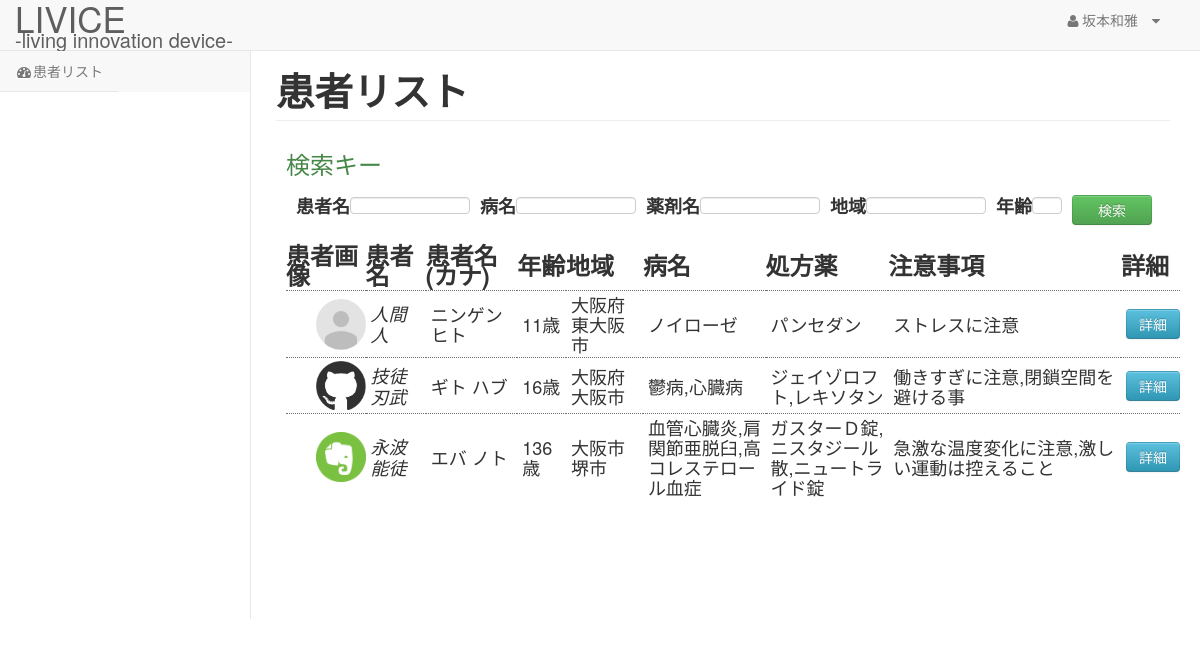
Page /index.php/hospital/patient_list on the committed database.
### tables this page shows
CREATE TABLE "patient" (
	"id" INTEGER PRIMARY KEY AUTOINCREMENT,
	"patient_number" TEXT NOT NULL,
	"image" TEXT NOT NULL,
	"age" TEXT NOT NULL,
	"name" TEXT NOT NULL,
	"name_kana" TEXT NOT NULL,
	"area" TEXT NOT NULL,
	"disease" TEXT NOT NULL,
	"medicine" TEXT NOT NULL,
	"caution" TEXT NOT NULL,
	"advice" TEXT NOT NULL,
	"generic_drug" TEXT NOT NULL,
	"health_food" TEXT NOT NULL,
	"data_heartbeat" TEXT NOT NULL,
	"data_blood" TEXT NOT NULL,
	"data_body_temperature" TEXT NOT NULL
);

### application/helpers/common_layout_helper.php (called while the page is built)
<?php
if ( ! function_exists('hospital_common_view'))
{
    function hospital_common_view($body, $data)
    {
      $CI = get_instance();
      $layout_data['content_header'] = $CI->load->view('common/hospital/dashboard_layout_header', array(), true);
      $layout_data['content_body'] = $CI->load->view($body, $data, true);
      $layout_data['content_footer'] = $CI->load->view('common/hospital/dashboard_layout_footer', array(), true);
      $layout_data = array_merge($layout_data, $data);
      $CI->load->view('common/hospital/dashboard_layout_main', $layout_data);
    }
}
?>

### application/controllers/Hospital.php (called while the page is built, shortened)
<?php
class Hospital extends CI_Controller {
	public function patient_list(){
		$data = array(
			'page_title' => '患者リスト',
			'meta_title'=> 'patient_list',
		);
		if(!isset($_POST['search_submit'])){
			$data['patient_list'] = $this->Patient->get_all_data();
			$conditions = array(
				'search_patient' => '',
				'search_disease' => '',
				'search_medicine' => '',
				'search_area' => '',
				'search_age' => '',
			);
			$data['search_key'] = $conditions;
		}
		hospital_common_view('hospital/hospital_patient_list_clone', $data);
	}
}

### index.php (called while the page is built, shortened)
<?php
require_once BASEPATH.'core/CodeIgniter.php';

### application/models/patient_model.php (called while the page is built, shortened)
<?php
class Patient_model extends CI_Model {
    function get_all_data(){
        $query = $this->db->get('patient');
        return $query->result();
    }
}
?>

### application/views/hospital/hospital_patient_list_clone.php (the view, shortened to what this page needs)
<link type="text/css"  href="<?= base_url(); ?>assets/css/jquery.bxslider.css" rel="stylesheet">
<link rel="stylesheet" type="text/css" href="<?= base_url(); ?>assets/css/bootstrap.min.css" >
<div id="wrapper">
	<div id="search">
		<?php
			$param_search_patient = array(
				'id' => 'search_patient',
				'class' => '',
				'name'  => 'search_patient',
				'value' => $search_key['search_patient'] ?: '',
			);
			$param_search_disease = array(
				'id' => 'search_disease',
				'class' => '',
				'name'  => 'search_disease',
				'value' => $search_key['search_disease'] ?: '',
			);
			$param_search_medicine = array(
				'id' => 'search_medicine',
				'class' => '',
				'name'  => 'search_medicine',
				'value' => $search_key['search_medicine'] ?: '',
			);
			$param_search_area = array(
				'id' => 'search_area',
				'class' => '',
				'name'  => 'search_area',
				'value' => $search_key['search_area'] ?: '',
			);
			$param_search_age = array(
				'id' => 'search_age',
				'class' => '',
				'name'  => 'search_age',
				'value' => $search_key['search_age'] ?: '',
			);
			$param_search_submit = array(
				'id' => 'search_submit',
				'class' => 'btn btn-success',
				'name'  => 'search_submit',
        'value' => '検索',
			);
		?>
		<?= form_open('hospital/patient_list/'); ?>
		<h3 class="h3 text-success">検索キー</h3>
		<table class="table2">
			<tr>
				<th>患者名</th>
				<td><?= form_input($param_search_patient); ?></td>
			</tr>
			<tr>
				<th>病名</th>
				<td><?= form_input($param_search_disease); ?></td>
			</tr>
			<tr>
				<th>薬剤名</th>
				<td><?= form_input($param_search_medicine); ?></td>
			</tr>
			<tr>
				<th>地域</th>
				<td><?= form_input($param_search_area); ?></td>
			</tr>
			<tr>
				<th>年齢</th>
				<td><?= form_input($param_search_age); ?></td>
			</tr>
			<tr>
				<td><div class="serch"><?= form_submit($param_search_submit); ?></div>
					<?= form_close(); ?>
	</div>
	<div id="list_area">
		<table id="patient_list" class="table1">
			<thead>
				<th style="width:120px;">患者画像</th>
				<th style="width:90px;">患者名</th>
				<th style="width:140px;">患者名(カナ)</th>
				<th style="width:60px;">年齢</th>
				<th style="width:120px;">地域</th>
				<th style="width:200px;">病名</th>
				<th style="width:200px;">処方薬</th>
				<th style="width:400px;">注意事項</th>
				<th>詳細</th>
			</thead>
			<tbody>
			<?php foreach ($patient_list as $patient) { ?>
				<?php
					$param_submit = array(
						'id' => 'sub_'.$patient->id,
						'class' => 'btn btn-info',
						'name'  => 'sub',
		        'value' => '詳細',
					);
				?>
				<?= form_open('hospital/patient_details/'.$patient->id); ?>
				<tr>
					<td><img style="margin-left:25px;" width="50px" src="<?= base_url(); ?>assets/img/<?= $patient->image; ?>"></td>
					<td><var class="notflash"><?= str_replace(',', ' ', $patient->name); ?></var></td>
					<td><?= str_replace(',', ' ', $patient->name_kana); ?></td>
					<td><?= $year = (int) ((date('Ymd')-$patient->age)/10000); ?>歳</td>
					<td><?= str_replace(',', '', $patient->area); ?></td>
					<td><?= $patient->disease; ?></td>
					<td><?= $patient->medicine; ?></td>
					<td><?= $patient->caution; ?></td>
					<td><?= form_submit($param_submit); ?></td>
				</tr>
				<?= form_close(); ?>
			<?php } ?>
			</tbody>
		</table>
	</div>
</div>

### application/views/common/hospital/dashboard_layout_main.php (shortened to what this page needs)
?><!DOCTYPE HTML>
<html>
	<head>
    <link href="<?= base_url(); ?>assets/bower_components/bootstrap/dist/css/bootstrap.min.css" rel="stylesheet">
		<link href="<?= base_url(); ?>assets/bower_components/font-awesome/css/font-awesome.css" rel="stylesheet">
    <link href="<?= base_url(); ?>assets/bower_components/metisMenu/dist/metisMenu.min.css" rel="stylesheet">
    <link href="<?= base_url(); ?>assets/dist/css/timeline.css" rel="stylesheet">
    <link href="<?= base_url(); ?>assets/dist/css/sb-admin-2.css" rel="stylesheet">
    <link href="<?= base_url(); ?>assets/bower_components/morrisjs/morris.css" rel="stylesheet">
    <link href="<?= base_url(); ?>assets/bower_components/font-awesome/css/font-awesome.min.css" rel="stylesheet" type="text/css">
	</head>
	<body>
		    <div id="wrapper">
		        <nav class="navbar navbar-default navbar-static-top" role="navigation" style="margin-bottom: 0">
		            <div class="navbar-header">
		                <a class="navbar-brand" href="#" style="font-size:35px; padding-top:8px;">LIVICE <p style="font-size:20px; padding-top:2px;">-living innovation device-</p></a>
		            </div>
		            <ul class="nav navbar-top-links navbar-right">
		                <li class="dropdown">
		                    <a class="dropdown-toggle" data-toggle="dropdown" href="#">
		                        <i class="fa fa-user fa-fw"></i>坂本和雅　<i class="fa fa-caret-down"></i>
		                    </a>
		                </li>
		            </ul>
		            <div class="navbar-default sidebar" role="navigation">
		                <div class="sidebar-nav navbar-collapse">
		                    <ul class="nav" id="side-menu">
		                        <li>
		                            <a href="<?= base_url('hospital/patient_list'); ?>"><i class="fa fa-dashboard fa-fw"></i>患者リスト</a>
		                        </li>
		                    </ul>
		                </div>
		            </div>
		        </nav>
		        <div id="page-wrapper">
		            <div class="row">
		                <div class="col-lg-12">
		                    <h1 class="page-header"><?php if(isset($page_title)){echo $page_title;} ?></h1>
												<?= $content_body; ?>
		                </div>
		            </div>
		        </div>
		    </div>
				<link type="text/css"  href="<?= base_url(); ?>assets/css/jquery.bxslider.css" rel="stylesheet">
	</body>
</html>

### application/views/hospital/hospital_patient_list_clone.php (style rules this page uses)
.table1 { width:1420px; margin:auto 10px; }
.table1 th { font-size: 24px; padding-bottom:5px; text-align: left; }
.table1 td { padding-top:3px; padding-bottom:3px; padding-left: 5px; border-top:1px dotted #6E6E6E; font-size: 18px; }
.serch { margin-left: 0px; }
.table2 tr { float:left; padding-left: 10px; font-size: 18px; }
#search { margin-left:10px; }
#search_patient { width:120px; height:17px; margin-top:10px; }
#search_disease { width:120px; height:17px; margin-top:10px; }
#search_area { width:120px; height:17px; margin-top:10px; }
#search_medicine { width:120px; height:17px; margin-top:10px; }
#search_age { width:30px; height:17px; margin-top:10px; }
#search_submit { margin-top:8px; width:80px; }

### rows in the picture
patient: image (picture), name "人間 人", name_kana "ニンゲン ヒト", area "大阪府東大阪市", disease "ノイローゼ", medicine "パンセダン", caution "ストレスに注意"
patient: image (picture), name "技徒 刃武", name_kana "ギト ハブ", area "大阪府大阪市", disease "鬱病,心臓病", medicine "ジェイゾロフト,レキソタン", caution "働きすぎに注意,閉鎖空間を避ける事"
patient: image (picture), name "永波 能徒", name_kana "エバ ノト", area "大阪市堺市", disease "血管心臓炎,肩関節亜脱臼,高コレステロール血症", medicine "ガスターＤ錠,ニスタジール散,ニュートライド錠", caution "急激な温度変化に注意,激しい運動は控えること"

### other values in the picture
$page_title "患者リスト"
